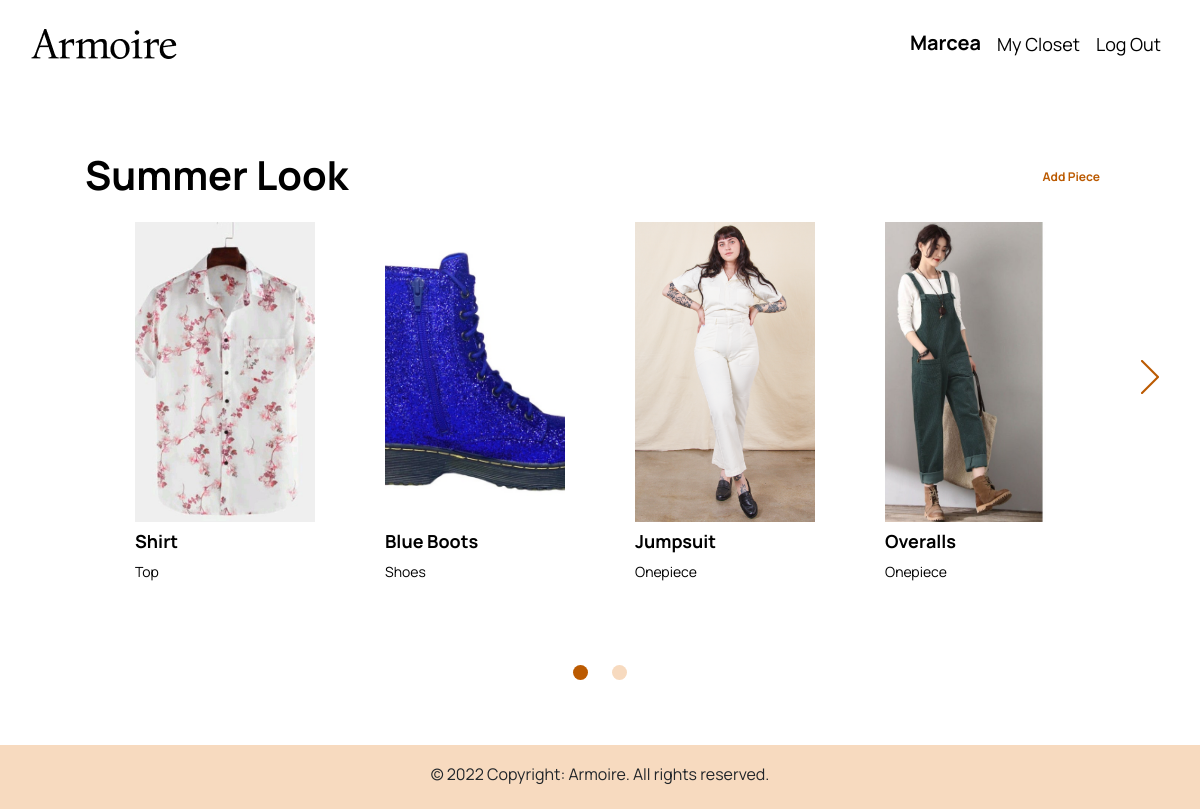
The page /outfit/1 (signed in) on the database its author committed.
### Armoire_app/models.py (models this page shows, shortened)
class User(AbstractUser):
    pass

class Outfit(models.Model):
    user_id = models.ForeignKey(
        "User", on_delete=models.CASCADE, related_name="outfit")
    name = models.CharField(max_length=64)

class Piece(models.Model):
    TOP = 'Top'
    BOTTOM = 'Bottom'
    ONEPIECE = 'Onepiece'
    SHOES = 'Shoes'
    ACCESSORIES = 'Accessories'
    CATEGORIES = [
        (TOP, 'Top'),
        (BOTTOM, 'Bottom'),
        (ONEPIECE, 'Onepiece'),
        (SHOES, 'Shoes'),
        (ACCESSORIES, 'Accessories')
    ]
    RED = 'Red'
    PINK = 'Pink'
    ORANGE = 'Orange'
    YELLOW = 'Yellow'
    GREEN = 'Green'
    BLUE = 'Blue'
    INDIGO = 'Indigo'
    VIOLET = 'Violet'
    BEIGE = 'Beige'
    TAN = "Tan"
    WHITE = 'White'
    BLACK = 'Black'
    BROWN = 'Brown'
    GRAY = 'Gray'
    MULTI = 'Multi-Color'
    COLORS = [
        (RED, 'Red'),
        (PINK, 'Pink'),
        (ORANGE, 'Orange'),
        (YELLOW, 'Yellow'),
        (GREEN, 'Green'),
        (BLUE, 'Blue'),
        (INDIGO, 'Indigo'),
        (VIOLET, 'Violet'),
        (BEIGE, 'Beige'),
        (TAN, 'Tan'),
        (WHITE, 'White'),
        (BLACK, 'Black'),
        (BROWN, 'Brown'),
        (GRAY, 'Gray'),
        (MULTI, 'Multi-Color'),
    ]
    user_id = models.ForeignKey(
        "User", on_delete=models.CASCADE, related_name="piece")
    name = models.CharField(max_length=64)
    image = models.ImageField(upload_to="img/", default="")
    category = models.CharField(max_length=32, choices=CATEGORIES, default=TOP)
    color = models.CharField(max_length=32, choices=COLORS, default=WHITE)
    season = models.CharField(max_length=64)
    style = models.CharField(max_length=64)

### Armoire_app/views.py (the view)
# urls.py: path("outfit/<str:outfit_id>", views.outfit, name="outfit"),
@login_required
def outfit(request, outfit_id):
    pieces = pieces_in_outfit(outfit_id)
    return render(request, "Armoire_app/outfit.html", {
        "outfit": Outfit.objects.get(id=outfit_id),
        "pieces": pieces,
        "all": Piece.objects.filter(user_id=request.user),
        "tops": Piece.objects.filter(user_id=request.user, category="Top"),
        "bottoms": Piece.objects.filter(user_id=request.user, category="Bottom"),
        "onepieces": Piece.objects.filter(user_id=request.user, category="Onepiece"),
        "shoes": Piece.objects.filter(user_id=request.user, category="Shoes"),
        "accessories": Piece.objects.filter(user_id=request.user, category="Accessories")
    })

### Armoire_app/views.py (called while the page is built)
def pieces_in_outfit(outfit_id):
    outfit = Outfit.objects.get(id=outfit_id)
    pieces_in_outfit = PieceToOutfit.objects.filter(outfit_id=outfit)
    pieces = []
    for piece in pieces_in_outfit:
        pieces.append(Piece.objects.get(id=piece.piece_id.id))
    return pieces

### Armoire_app/templates/Armoire_app/outfit.html (shortened to what this page needs)
{% extends "Armoire_app/layout.html" %}
{% load static %}
{% block body %}
<div class="container-xxl justify-content-center outfit-id" id="{{ outfit.id }}" style="padding-bottom: 20px; display: block; margin:5% 100px auto 100px ">
    <div class="row">
        <div class="col-6 align-middle" style="padding-left: 0px;">
            <h3 class="my-auto" style="text-align: left;">{{ outfit.name }}</h3>
        </div>
        <div class="col-6 text-right my-auto add-piece">
            <a href="#add" id="add-piece" onclick="show_all_pieces()" class="label-small">Add Piece</a>
        </div>
    </div>
    <div class="container-xxl clothes-container mx-auto carousel outfit-carousel outfit" id="outfit" style="display: block">
        <div class="carousel__track-container outfit-carousel__track-container">
            <div class="carousel__track--clothing outfit-carousel__track">
    {% for piece in pieces %}
    {% if forloop.first %}<div class="row d-flex justify-content-center piece-row carousel__slide current-slide outfit-carousel__slide outfit-current-slide mx-auto">{% endif %}
        <div class="closet-card col-3">
                <div class="card-body mx-auto">
                    <img src="{{ piece.image.url }}" class="img-thumbnail img-resize" style="border: none;">
                    <p class="s1" style="margin-top: 5px; margin-bottom: 5px;">{{ piece.name }}</p>
                    <p class="b2">{{ piece.category }}</p>
                </div>
        </div>
    {% if forloop.counter|divisibleby:4 and forloop.counter != pieces|length %}
    </div>
        {% endif %}
    {% endfor %}
            </div>
        </div>
    {% if pieces|length > 4 %}
    <button class="carousel__button--clothing carousel__button--right outfit-carousel__button outfit-carousel__button--right">
        <img src="{% static 'assets/right-carousel-arrow.png' %}">
    </button>
    {% endif %}
        <div class="carousel__nav outfit-carousel__nav mx-auto">
            {% for piece in pieces %}
            {% if forloop.first and pieces|length > 4 %}<button class="carousel__indicator current-slide outfit-carousel__indicator outfit-current-slide"></button>{% endif %}
            {% if forloop.counter|divisibleby:4 and forloop.counter != pieces|length %}<button class="carousel__indicator outfit-carousel__indicator"></button>{% endif %}
            {% endfor %}
        </div>
    </div>
</div>
{% endblock %}

### Armoire_app/templates/Armoire_app/layout.html (shortened to what this page needs)
{% load static %}
<!DOCTYPE html>
<html lang="en">
<head>
    <link rel="stylesheet" href="https://stackpath.bootstrapcdn.com/bootstrap/4.4.1/css/bootstrap.min.css"
>
    <link href="{% static 'Armoire_app/styles.css' %}" rel="stylesheet">
</head>
<body>
    <nav class="navbar navbar-expand-lg navbar-light figma-nav container-xxl justify-content-center">
            <div class="row" style="width: 100%">
                <div class="col-6 my-auto">
                    <img src="{% static 'assets/Armoire.png' %}">
                </div>
                <div class="col-6 my-auto">
                    <div class="nav justify-content-end">
                        <ul class="navbar-nav">
                            {% if user.is_authenticated %}
                            <li class="nav-item label-large">
                                <a class="nav-link">{{ user.username }}</a>
                            </li>
                            <li class="nav-item leads-1">
                                <a class="nav-link" href="{% url 'mycloset' %}">My Closet</a>
                            </li>
                            <li class="nav-item leads-1">
                                <a class="nav-link" href="{% url 'logout' %}">Log Out</a>
                            </li>
                            {% endif %}
                        </ul>
                    </div>
                </div>
            </div>
    </nav>
    <div class="body">
        {% block body %}
        {% endblock %}
    </div>
</body>
<footer class="figma-footer">
    <div class="text-center p-3">
      © 2022 Copyright: Armoire. All rights reserved.
    </div>
</footer>
</html>

### Armoire_app/static/Armoire_app/styles.css (style rules this page uses)
.img-resize { width: 100%; height: 300px; object-fit: cover; padding: 0px; border-radius: 0px; }
.clothes-container { width: 100%; }
.figma-nav { height: 88px ; background: #FFFFFF; }
html { position: relative; min-height: 100%; }
body { margin-bottom: 64px; font-family: 'Manrope', sans-serif; font-style: normal; font-weight: normal; font-size: 16px; line-height: 26px; }
a, a:hover, .label-large:hover { color: #BB5A01; text-decoration: none; }
.figma-footer { position: absolute; bottom: 0; width: 100%; height: 64px; clear: both; background-color: #F7DABF; }
.navbar .navbar-nav .nav-link { color:#000000 }
h3 { font-family: 'Manrope', sans-serif; font-style: normal; font-weight: bold; font-size: 40px; line-height: 54px; font-feature-settings: 'liga' off; color: #000000; }
.label-large { font-family: 'Manrope', sans-serif; font-style: normal; font-weight: bold; font-size: 20px; line-height: 30px; font-feature-settings: 'liga' off; color: #BB5A01; }
.label-small { font-family: 'Manrope', sans-serif; font-style: normal; font-weight: bold; font-size: 12px; line-height: 16px; font-feature-settings: 'liga' off; color: #BB5A01; }
.leads-1 { font-family: 'Manrope', sans-serif; font-style: normal; font-weight: normal; font-size: 18px; line-height: 32px; font-feature-settings: 'liga' off; color: #000000; }
.s1 { font-family: 'Manrope', sans-serif; font-style: normal; font-weight: bold; font-size: 18px; line-height: 28px; font-feature-settings: 'liga' off; color: #000000; }
p, .b1 { font-family: 'Manrope', sans-serif; font-style: normal; font-weight: normal; font-size: 16px; line-height: 26px; font-feature-settings: 'liga' off; color: #000000; }
.b2 { font-family: 'Manrope', sans-serif; font-style: normal; font-weight: normal; font-size: 14px; line-height: 24px; font-feature-settings: 'liga' off; color: #000000; white-space: pre-line; }
.closet-card { width: 255px; height: auto; }
.carousel { position: relative; margin: 0 auto; }
.carousel__track-container { height: 100%; position: relative; overflow: hidden; width: 100%; }
.carousel__track--clothing { padding: 0px; margin: 0px; list-style: none; position: relative; height: 418px; transition: transform 250ms ease-in; }
.carousel__slide { position: absolute; top: 0px; bottom: 0px; width: 100%; }
.carousel__button--clothing { position: absolute; top: 175px; transform: translateY(-50%); background: transparent; border: 0; cursor: pointer; }
.carousel__button--right { right: -65px; }
.carousel__nav { display: flex; justify-content: center; padding: 45px 0; }
.carousel__indicator { border: 0; border-radius: 50%; width: 15px; height: 15px; background-color: #F7DABF; margin: 0 12px; cursor: pointer; }
.carousel__indicator.current-slide { background-color: #BB5A01; }

### rows shown on the page
User: username "Marcea"
Outfit: name "Summer Look"
Piece: image (picture), name "Shirt", category "Top"
Piece: image (picture), name "Blue Boots", category "Shoes"
Piece: image (picture), name "Jumpsuit", category "Onepiece"
Piece: image (picture), name "Overalls", category "Onepiece"
